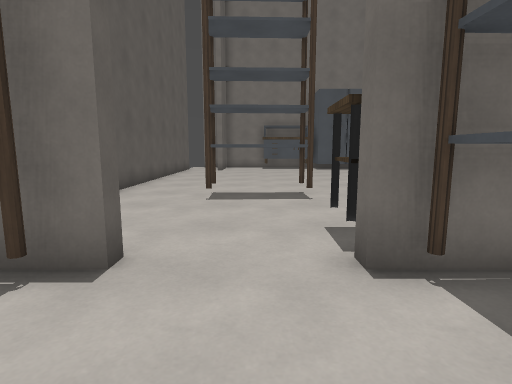
view 1 (above)

21 first-person views from a walk through a 3-D level made in the Godot game engine. The camera is 1.3 m above the floor, tilts 8° down and sees 80° across. The floor is counted in squares, 1 m on a side. Each view is taken from the middle of a square. On the plan, view 1 faces up. The plan holds only what a view shows up to about 14 squares ahead; the rest is blank. The place goes on beyond the plan. Surface patterns are stand-ins for the level's own textures.

view 2
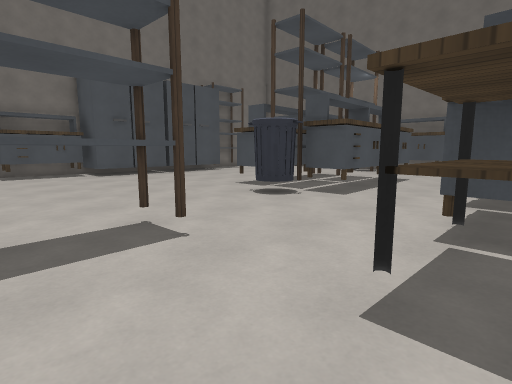

view 3
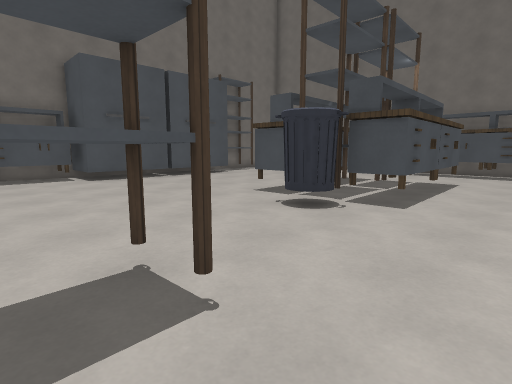

view 4
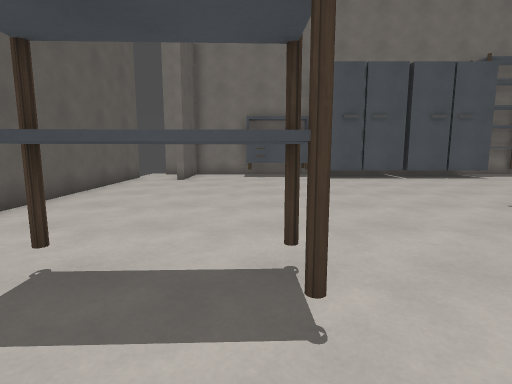

view 5
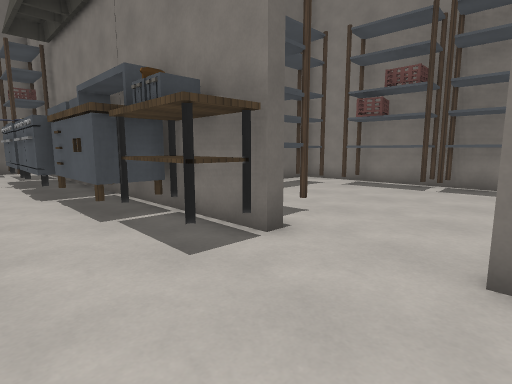

view 6
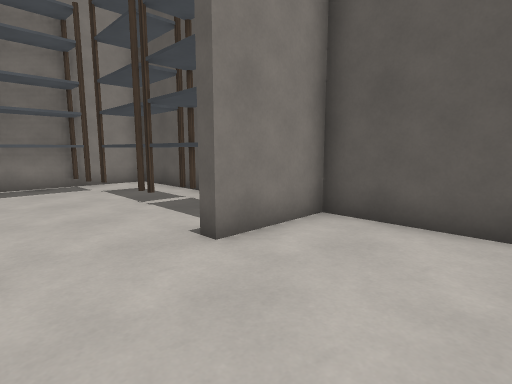

view 7
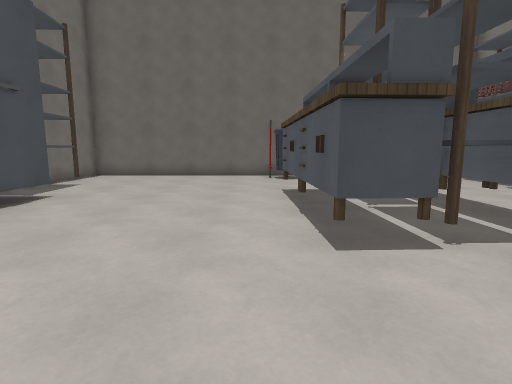

view 8
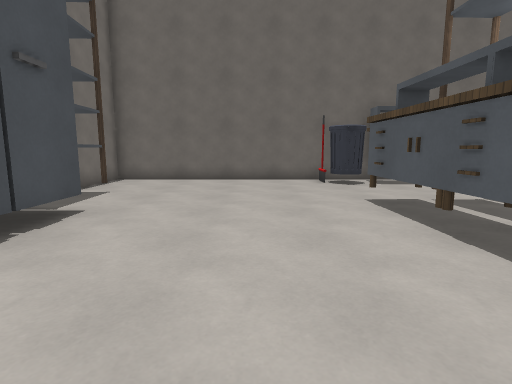

view 9
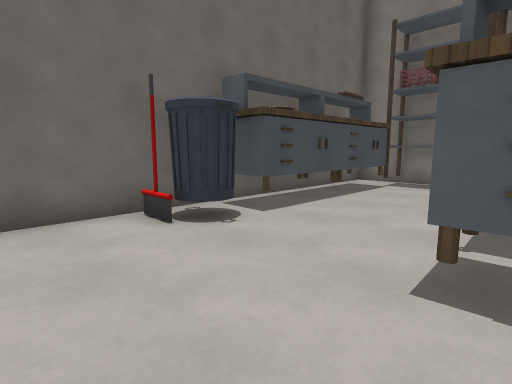

view 10
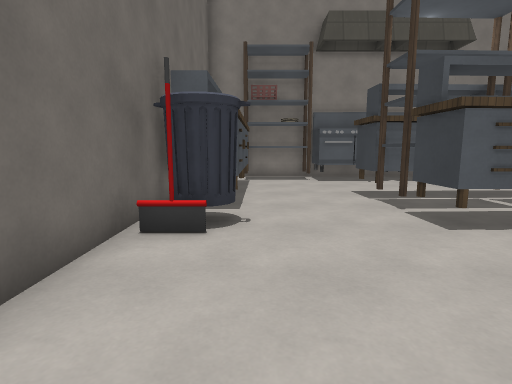

view 11
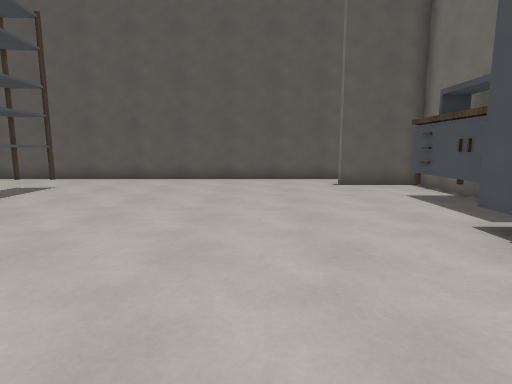

view 12
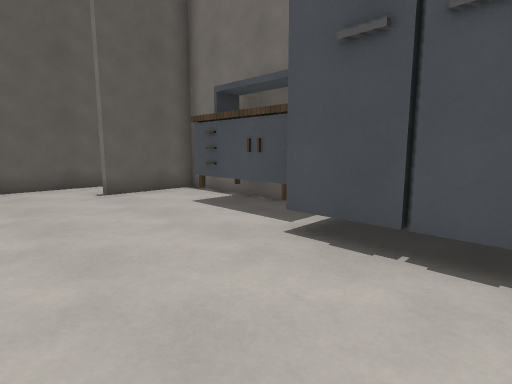

view 13
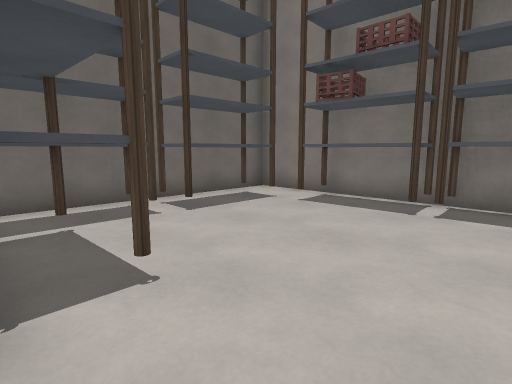

view 14
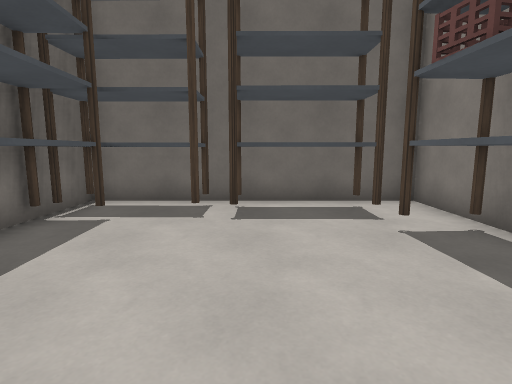

view 15
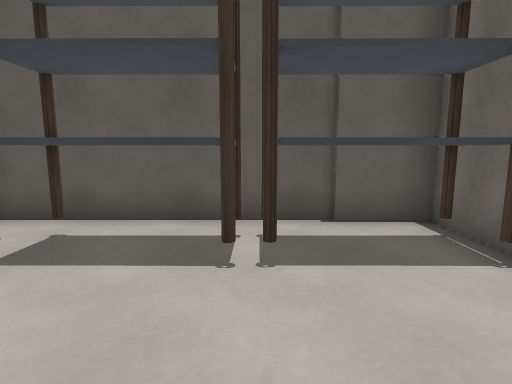

view 16
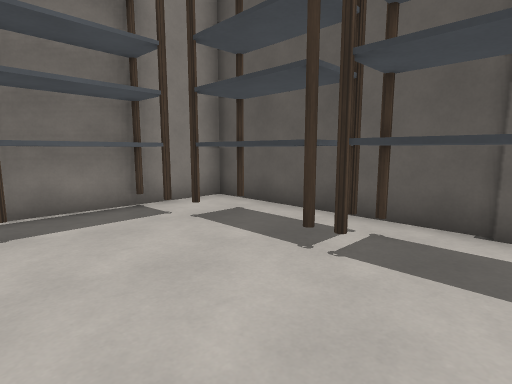

view 17
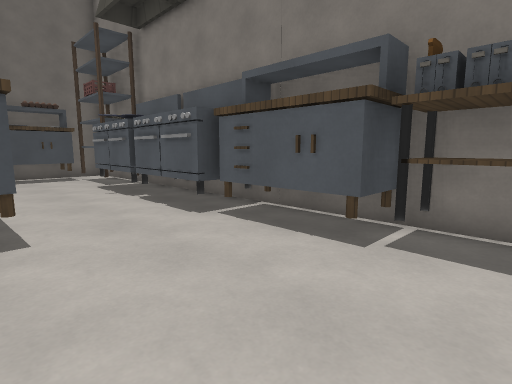

view 18
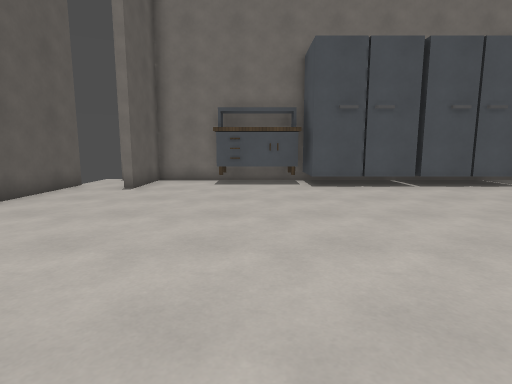

view 19
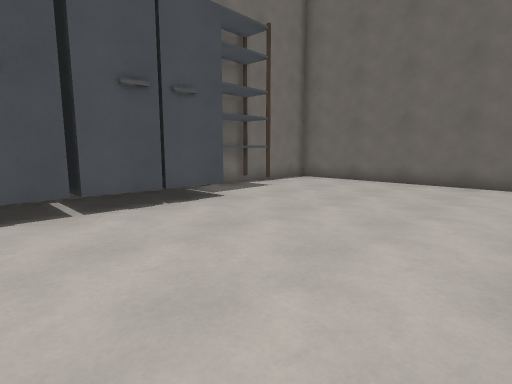

view 20
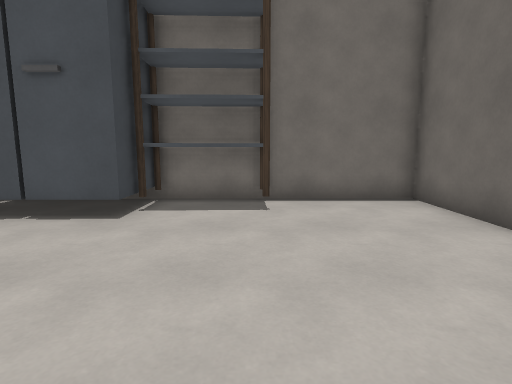

view 21
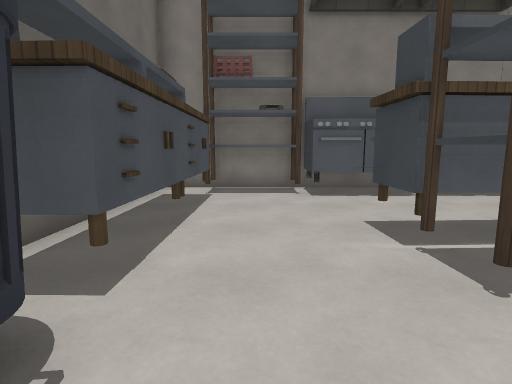

### Floor plan
Points are (right, up) in squares from view 1. A wall is a line through its corners. A room is listed if a view was taken in it or the views show most of it. See-through windows are left out.
Room 1 (views 1, 2, 3, 4, 5, 6, 7, 8, 9, 10, 11, 12, 13, 14, 15, 16, 17, 18, 19, 20, 21)
walls: (2.5, 3.2) (1.2, 3.2) (1.2, 3.6) (2.5, 3.6); (13.2, 3.6) (17, 3.6); (4.2, 22) (-2.1, 22) (-2.1, 19.1) (-2.5, 19.1); (18.1, 3.6) (18.1, 22) (11.1, 22); (-4.4, 20.1) (-4.4, 3.6) (-1.6, 3.6) (-1.6, 3.2) (-4.4, 3.2) (-4.4, -5) (6.6, -5) (6.6, 3.2) (4.4, 3.2)
ways out: gap at (-5, 20)
objects: shelf (-4, 0) to (-2, 2); shelf (-3, -3) to (-2, -1); shelf (-2, -4) to (1, -4); shelf (-1, 8) to (1, 9); table (1, 4) to (3, 5); table (1, 21) to (4, 21); shelf (2, -4) to (4, -3); shelf (2, 2) to (5, 3); table (4, 4) to (7, 5); fridge (4, 20) to (7, 20); shelf (5, -3) to (6, -1); shelf (5, 0) to (6, 2); bin (6, 10) to (7, 11); table (7, 9) to (10, 9); table (7, 12) to (10, 13); stove (8, 4) to (10, 5); shelf (8, 10) to (10, 11); fridge (8, 20) to (11, 21); stove (11, 4) to (13, 5); table (11, 9) to (13, 9); shelf (11, 10) to (13, 11); table (11, 12) to (13, 13); shelf (12, 21) to (14, 21); shelf (14, 4) to (16, 5); table (16, 5) to (17, 8); table (17, 9) to (17, 11); bin (17, 12) to (17, 13)

Where each view was taken, in squares from view 1:
view 1: 0 up, 0 right, facing up
view 2: 4 up, 1 left, facing up-right
view 3: 6 up, 0 right, facing up-right
view 4: 6 up, 1 right, facing up
view 5: 7 up, 2 left, facing down-right
view 6: 7 up, 1 right, facing down-left
view 7: 14 up, 3 right, facing right
view 8: 16 up, 5 right, facing right
view 9: 16 up, 12 right, facing down-right
view 10: 18 up, 16 right, facing down
view 11: 16 up, 9 right, facing left
view 12: 16 up, 7 right, facing up-left
view 13: 3 up, 1 left, facing down-right
view 14: 1 down, 1 left, facing right
view 15: 0 up, 1 right, facing left
view 16: 2 up, 1 right, facing down-left
view 17: 9 up, 2 right, facing down-right
view 18: 9 up, 2 right, facing up
view 19: 13 up, 6 right, facing up-right
view 20: 14 up, 14 right, facing up
view 21: 14 up, 15 right, facing down
